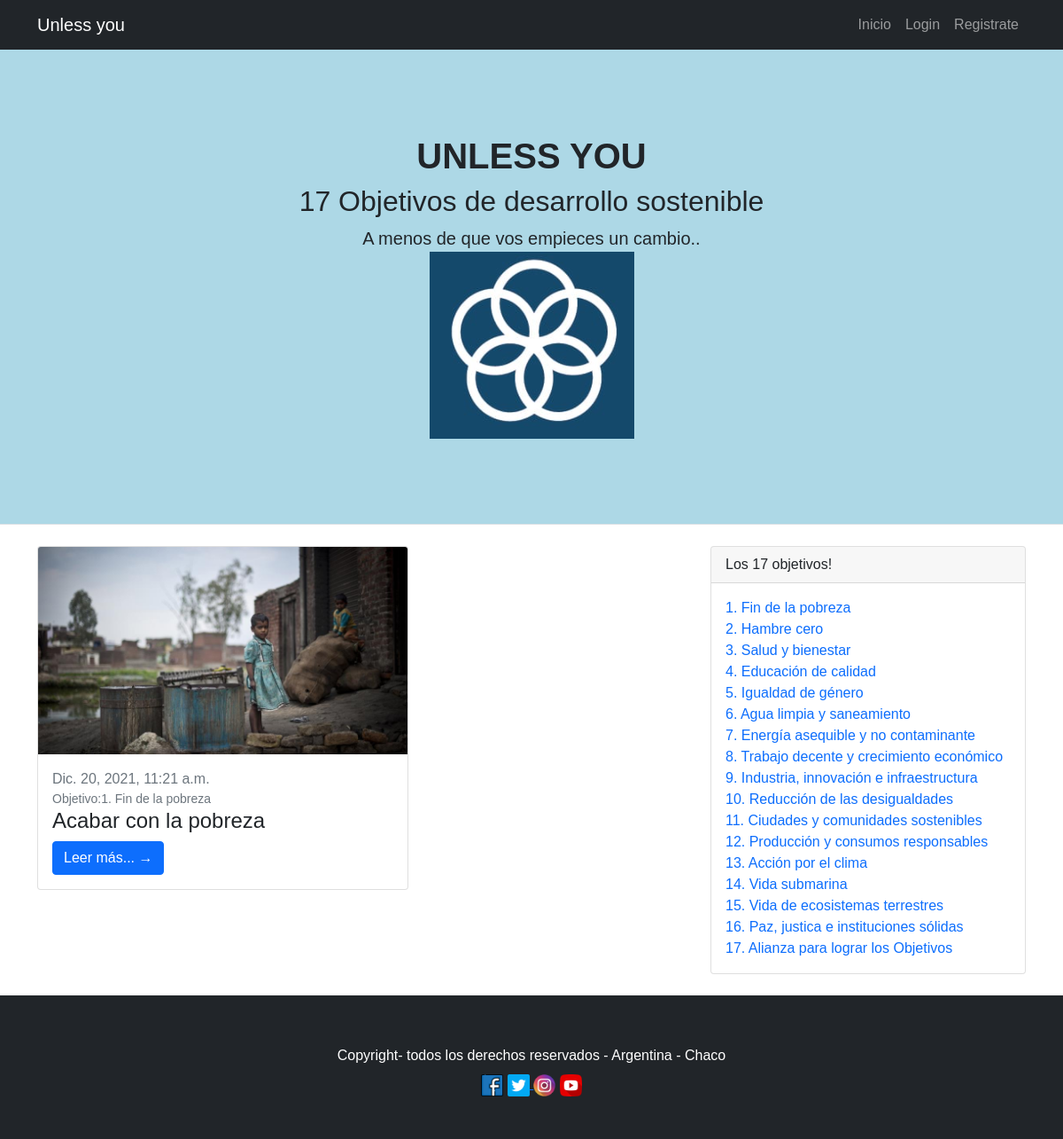
/posts/filtro/1, run on the app's committed database.
### apps/posts/models.py (models this page shows, shortened)
class Posts(models.Model):
	nombre = models.CharField(max_length=255)
	body = models.TextField(null = True)
	fecha_post = models.DateTimeField(auto_now_add=True, null = True)
	Ods = models.ForeignKey(Ods, on_delete = models.CASCADE)
	imagen = models.ImageField(upload_to='imagenes_posts', null=True)
	class Meta:
		ordering = ['-fecha_post']

class Ods(models.Model):
	nombre = models.CharField(max_length = 255)
	descripcion = models.TextField(null = True)
	imagen = models.ImageField(upload_to='imagenes_ods', null=True)
	def __str__(self):
		return self.nombre

### apps/posts/views.py (the view)
# urls.py: path('filtro/<int:pk>', views.filtro, name = 'filtro'),
def filtro(request, pk):
	p = Posts.objects.filter(Ods = pk)
	ctx = {}
	ctx['posts'] = p
	o = Ods.objects.all()
	ctx['Ods'] = o
	return render (request,'Posts/Filtro.html',ctx)

### templates/Posts/Filtro.html
{% extends 'Base.html' %}

### templates/Base.html (shortened to what this page needs)
{% load static %}
<!DOCTYPE html>
<html lang="en">
    <head>
		<link rel="stylesheet" type="text/css" href="{% static 'css/styles.css' %}">
    </head>
    <body>
        <nav class="navbar navbar-expand-lg navbar-dark bg-dark">
            <div class="container">
                <a class="navbar-brand" href="{% url 'primera_vista' %}">Unless you</a>
                <div class="collapse navbar-collapse" id="navbarSupportedContent">
                    <ul class="navbar-nav ms-auto mb-2 mb-lg-0">
                        {% if user.is_authenticated %}
                            <li class="nav-item"><a class="nav-link" >Bienvenid@ {{ user.username }}</a></li>
                            <li class="nav-item"><a class="nav-link" href="{% url 'primera_vista' %}">Inicio</a></li>
                            <li class="nav-item"><a class="nav-link" href="{% url 'logout' %}">Cerrar Sesion</a></li>
                            <li class="nav-item"><a class="nav-link" href="{% url 'posts:alta_post' %}">Crear Post</a></li>
                        {% else %}
                             <li class="nav-item"><a class="nav-link" href="{% url 'primera_vista' %}">Inicio</a></li>
                            <li class="nav-item"><a class="nav-link" href="{% url 'login' %}">Login</a></li>
                            <li class="nav-item"><a class="nav-link" href="{% url 'register' %}">Registrate</a></li>
                        {% endif %}
                    </ul>
                </div>
            </div>
        </nav>
        <header class="py-5 bg-light border-bottom mb-4">
            <div class="container">
                <div class="text-center my-5">
                    <h1 class="fw-bolder">UNLESS YOU</h1>
                    <h2>17 Objetivos de desarrollo sostenible</h2>
                    <p class="lead mb-0">A menos de que vos empieces un cambio..</p>
                    <img src="{% static 'img/Logo.png' %}">
                </div>
            </div>
       </header>
    <div class="container">
        <div class="row" style="flex-wrap: wrap-reverse;">
            {% for a in posts %}
                <div class="col-lg-8">
                    <div class="row">
                        <div class="col-lg-7 ">
                            <div class="card mb-4">
                                <a href="#!"><img class="card-img-top" src="{{a.imagen.url}}" alt="..." /></a>
                                <div class="card-body">
                                    <div class="large text-muted">{{a.fecha_post}}</div>
                                    <div class="small text-muted">Objetivo:{{a.Ods}}</div>
                                    <h2 class="card-title h4">{{a.nombre}}</h2>
                                    <a class="btn btn-primary" href="{% url 'posts:detalle' a.pk %}">Leer más... →</a>
                                </div>
                            </div>
                        </div>
                    </div>
                </div>
            {% endfor %}
            <div class="col-lg-4 ">
                <div class="card mb-4">
                    <div class="card-header">Los 17 objetivos!</div>
                    <div class="card-body">
                        <div class=".row">
                            <div class=".col-lg-8">
                                <ul class="list-unstyled mb-0">
                                    {% for o in Ods %}
                                        <li><a href="{% url 'posts:filtro' o.pk%}" style="text-decoration: none;"> {{o.nombre}}</li>
                                    {% endfor %}
                                </ul>
                            </div>
                        </div>
                    </div>
                </div>
            </div>
        </div>
    </div>
    <footer class="py-5 bg-dark">
        <div class="container"><p class= "m-2 text-center text-white"> Copyright- todos los derechos reservados - Argentina - Chaco </p>
        </div>
        <div class="container">
            <div class="row justify-content-center ">
                <div class="col-md-12 text-center justify-content-center">
                    <div class="enlaceRedes">
                        <a href="https://facebook.com"> <img class="facebook" width="25" height="25" margin-right:5rem; #facebook:hover src="{% static 'img/facebook.png' %}"></a>
                        <a href="https://twitter.com"> <img class="twitter" width="25" height="25" margin-right:5rem; src="{% static 'img/twiter.png' %}">
                        </a>
                        <a href="https://instagram.com"> <img class="instagram" width="25" height="25" margin-right:5rem; src="{% static 'img/instagram.png' %}"></a>
                        <a href="https://youtube.com"> <img class="youtube" width="25" height="25" margin-right:5rem; #facebook:hover src="{% static 'img/youtube.png' %}"></a>
                    </div>
                </div>
            </div>
        </div>
    </footer>
</body>
</html>

### data on the page
Posts: imagen (picture), fecha_post "Dic. 20, 2021, 11:21 a.m.", Ods "1. Fin de la pobreza", nombre "Acabar con la pobreza"
Ods: nombre "1. Fin de la pobreza"
Ods: nombre "2. Hambre cero"
Ods: nombre "3. Salud y bienestar"
Ods: nombre "4. Educación de calidad"
Ods: nombre "5. Igualdad de género"
Ods: nombre "6. Agua limpia y saneamiento"
Ods: nombre "7. Energía asequible y no contaminante"
Ods: nombre "8. Trabajo decente y crecimiento económico"
Ods: nombre "9. Industria, innovación e infraestructura"
Ods: nombre "10. Reducción de las desigualdades"
Ods: nombre "11. Ciudades y comunidades sostenibles"
Ods: nombre "12. Producción y consumos responsables"
Ods: nombre "13. Acción por el clima"
Ods: nombre "14. Vida submarina"
Ods: nombre "15. Vida de ecosistemas terrestres"
Ods: nombre "16. Paz, justica e instituciones sólidas"
Ods: nombre "17. Alianza para lograr los Objetivos"
